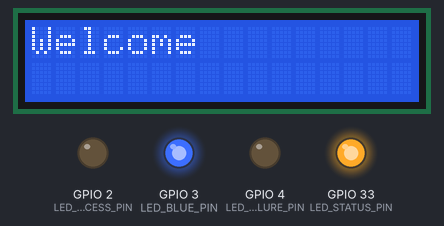
This sketch was run on a simulated ESP32. Parts: 16×2 character LCD, output pins drawn as LEDs (lit = HIGH). WiFi joins after 1.5 s; servers stay silent unless stated; uploads are accepted with an empty reply; the camera gives no picture; what the sketch prints to the serial monitor is not drawn.

Above: at 1.1 s.
At 5.0 s:
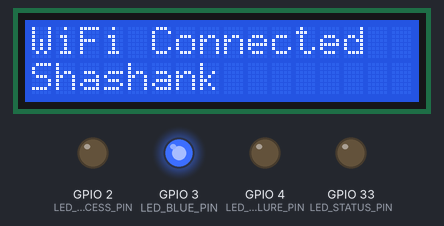
At 7.1 s:
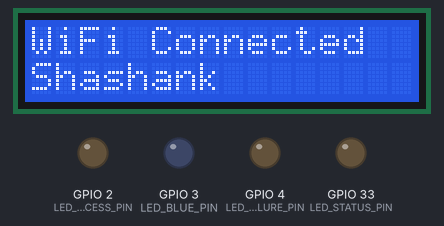
At 10.8 s:
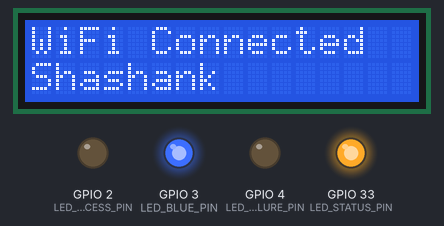
Timing chart, 0 to 38.6 s (numbered marks = the images above):
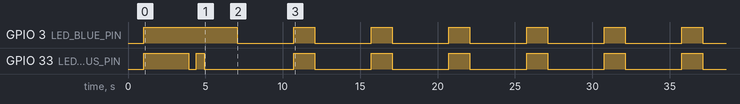

Measured:
- by itself, GPIO 3 (LED_BLUE_PIN): alternates HIGH for 1.4 s and LOW for 3.7 s
- by itself, GPIO 33 (LED_STATUS_PIN): goes LOW 0.50 s, HIGH 0.50 s, LOW 5.8 s, 5 × (HIGH 1.4 s, LOW 3.7 s), HIGH 1.4 s, then LOW
- what the display in image 0 shows lasts 2.3 s, from 1.1 s to 3.4 s

The sketch:

esp32cam_attendance.ino
```cpp
#include "esp_camera.h"
#include <WiFi.h>
#include <HTTPClient.h>
#include <ArduinoJson.h>
#include <Wire.h>
#include <LiquidCrystal_I2C.h>
#include "soc/soc.h"           // Added for brownout fixing
#include "soc/rtc_cntl_reg.h"  // Added for brownout fixing

// I2C LCD settings
const int I2C_SDA = 14;
const int I2C_SCL = 15;
LiquidCrystal_I2C lcd(0x27, 16, 2); // Default address. We will scan in setup.
bool lcdFound = false;

// -----------------------------------------------------------------------------
// CONFIGURATION - CHANGE AS NEEDED
// -----------------------------------------------------------------------------
const char* WIFI_SSID = "Shashank";
const char* WIFI_PASS = "12345678";

// Server settings
// Automatically detected your computer's IP: 10.23.172.39
const char* SERVER_URL = "http://10.23.172.39:5000/recognize_face";
const char* API_TOKEN  = "esp32-cam-api-token-change-in-production";
const char* DEVICE_ID  = "esp32-room-1";

// Trigger settings
const int TRIGGER_BUTTON_PIN = 13;  // Push button pin (active LOW with pullup)
const int PIR_SENSOR_PIN = 12;      // PIR motion sensor pin (optional, set to -1 to disable)
const int LED_STATUS_PIN = 33;      // Small red LED on back (active LOW, inverted)
const int LED_SUCCESS_PIN = 2;      // Green LED (Active HIGH)
const int LED_FAILURE_PIN = 4;      // Flash LED (Active HIGH)
const int LED_RED_PIN = 12;         // External Red LED (Active HIGH) - Moved from 16
const int LED_BLUE_PIN = 3;         // Blue LED (Active HIGH) - Connected to RX pin

// Timing and retry settings
unsigned long lastCaptureTime = 0;
const unsigned long captureInterval = 5000; // 5 seconds between captures (Continuous Mode)
const int MAX_WIFI_RETRIES = 20;
const int MAX_HTTP_RETRIES = 3;
const unsigned long WIFI_RETRY_DELAY = 500; // ms
const unsigned long HTTP_RETRY_DELAY = 1000; // ms

// -----------------------------------------------------------------------------
// CAMERA PIN CONFIG (AI-THINKER V2)
// -----------------------------------------------------------------------------
#define PWDN_GPIO_NUM     32
#define RESET_GPIO_NUM    -1
#define XCLK_GPIO_NUM      0
#define SIOD_GPIO_NUM     26
#define SIOC_GPIO_NUM     27
#define Y9_GPIO_NUM       35
#define Y8_GPIO_NUM       34
#define Y7_GPIO_NUM       39
#define Y6_GPIO_NUM       36
#define Y5_GPIO_NUM       21
#define Y4_GPIO_NUM       19
#define Y3_GPIO_NUM       18
#define Y2_GPIO_NUM        5
#define VSYNC_GPIO_NUM    25
#define HREF_GPIO_NUM     23
#define PCLK_GPIO_NUM     22

// -----------------------------------------------------------------------------
// INITIALIZATION
// -----------------------------------------------------------------------------
bool initCamera() {
  camera_config_t config;
  config.ledc_channel = LEDC_CHANNEL_0;
  config.ledc_timer = LEDC_TIMER_0;
  config.pin_d0 = Y2_GPIO_NUM;
  config.pin_d1 = Y3_GPIO_NUM;
  config.pin_d2 = Y4_GPIO_NUM;
  config.pin_d3 = Y5_GPIO_NUM;
  config.pin_d4 = Y6_GPIO_NUM;
  config.pin_d5 = Y7_GPIO_NUM;
  config.pin_d6 = Y8_GPIO_NUM;
  config.pin_d7 = Y9_GPIO_NUM;
  config.pin_xclk = XCLK_GPIO_NUM;
  config.pin_pclk = PCLK_GPIO_NUM;
  config.pin_vsync = VSYNC_GPIO_NUM;
  config.pin_href = HREF_GPIO_NUM;
  config.pin_sscb_sda = SIOD_GPIO_NUM;
  config.pin_sscb_scl = SIOC_GPIO_NUM;
  config.pin_pwdn = PWDN_GPIO_NUM;
  config.pin_reset = RESET_GPIO_NUM;
  config.xclk_freq_hz = 5000000;
  config.pixel_format = PIXFORMAT_JPEG;

  if (psramFound()) {
    config.frame_size = FRAMESIZE_VGA;
    config.jpeg_quality = 12; // Slightly lower quality (higher number) to save space
    config.fb_count = 1;      // Force single buffer to avoid overflow
  } else {
    config.frame_size = FRAMESIZE_CIF;
    config.jpeg_quality = 12;
    config.fb_count = 1;
  }

  esp_err_t err = esp_camera_init(&config);
  if (err != ESP_OK) {
    Serial.printf("Camera init failed with error 0x%x\n", err);
    return false;
  }
  return true;
}

bool initWiFi() {
  WiFi.mode(WIFI_STA);
  WiFi.begin(WIFI_SSID, WIFI_PASS);
  Serial.print("Connecting to WiFi");

  if (lcdFound) {
    lcd.clear();
    lcd.setCursor(0, 0);
    lcd.print("Connecting to");
    lcd.setCursor(0, 1);
    lcd.print("WiFi...");
  }
  digitalWrite(LED_BLUE_PIN, HIGH); // Turn on Blue LED while connecting

  int attempts = 0;
  while (WiFi.status() != WL_CONNECTED && attempts < MAX_WIFI_RETRIES) {
    delay(WIFI_RETRY_DELAY);
    Serial.printf("Connecting... Status: %d, Attempt: %d/%d\n", WiFi.status(), attempts + 1, MAX_WIFI_RETRIES);
    digitalWrite(LED_STATUS_PIN, !digitalRead(LED_STATUS_PIN)); // Blink during connection
    attempts++;
  }

  if (WiFi.status() == WL_CONNECTED) {
    Serial.println("\nWiFi connected");
    Serial.print("IP address: ");
    Serial.println(WiFi.localIP());

    if (lcdFound) {
      lcd.clear();
      lcd.setCursor(0, 0);
      lcd.print("WiFi Connected");
      lcd.setCursor(0, 1);
      lcd.print(WIFI_SSID);
      delay(2000);
    }

    digitalWrite(LED_BLUE_PIN, HIGH); // On
    digitalWrite(LED_STATUS_PIN, HIGH); // Off (active low)
    return true;
  } else {
    Serial.println("\nWiFi connection failed!");
    digitalWrite(LED_BLUE_PIN, LOW); // Off
    digitalWrite(LED_STATUS_PIN, HIGH); // Off
    return false;
  }
}

bool reconnectWiFi() {
  if (WiFi.status() == WL_CONNECTED) {
    return true;
  }
  Serial.println("WiFi disconnected, attempting reconnect...");
  return initWiFi();
}

void blinkLED(int times, int duration = 200) {
  for (int i = 0; i < times; i++) {
    digitalWrite(LED_STATUS_PIN, LOW);  // ON (active LOW)
    delay(duration);
    digitalWrite(LED_STATUS_PIN, HIGH); // OFF
    if (i < times - 1) delay(duration); // Gap between blinks
  }
}

bool captureAndRecognize() {
  // Ensure WiFi is connected
  if (!reconnectWiFi()) {
    return false;
  }

  digitalWrite(LED_BLUE_PIN, LOW);   // Off while processing
  digitalWrite(LED_STATUS_PIN, LOW); // On (Behind LED) during processing

  camera_fb_t * fb = esp_camera_fb_get();
  if (!fb) {
    Serial.println("Camera capture failed");
    blinkLED(3, 100); // Error indication
    return false;
  }

  Serial.printf("Captured image: %d bytes\n", fb->len);

  // Retry logic for HTTP request
  bool success = false;
  for (int retry = 0; retry < MAX_HTTP_RETRIES && !success; retry++) {
    if (retry > 0) {
      Serial.printf("Retry %d/%d\n", retry, MAX_HTTP_RETRIES);
      delay(HTTP_RETRY_DELAY * retry); // Exponential backoff
      reconnectWiFi(); // Reconnect before retry
    }

    HTTPClient http;
    http.begin(SERVER_URL);
    http.setTimeout(15000); // 15 second timeout for image upload

    // Set headers
    String authHeader = "Bearer ";
    authHeader += API_TOKEN;
    http.addHeader("Authorization", authHeader);
    http.addHeader("X-Device-ID", DEVICE_ID);

    // Build multipart/form-data body
    String boundary = "----WebKitFormBoundary7MA4YWxkTrZu0gW";
    String headerPart = "--" + boundary + "\r\n";
    headerPart += "Content-Disposition: form-data; name=\"image\"; filename=\"capture.jpg\"\r\n";
    headerPart += "Content-Type: image/jpeg\r\n\r\n";
    String footerPart = "\r\n--" + boundary + "--\r\n";

    // Calculate total size
    int headerLen = headerPart.length();
    int footerLen = footerPart.length();
    int totalLen = headerLen + fb->len + footerLen;

    // Allocate buffer for multipart body
    uint8_t* multipartBody = (uint8_t*)malloc(totalLen);
    if (!multipartBody) {
      Serial.println("Failed to allocate memory for multipart body");
      http.end();
      continue;
    }

    // Construct multipart body
    memcpy(multipartBody, headerPart.c_str(), headerLen);
    memcpy(multipartBody + headerLen, fb->buf, fb->len);
    memcpy(multipartBody + headerLen + fb->len, footerPart.c_str(), footerLen);

    http.addHeader("Content-Type", "multipart/form-data; boundary=" + boundary);

    // Send multipart body
    int httpCode = http.POST(multipartBody, totalLen);

    // Free allocated memory
    free(multipartBody);

    if (httpCode == HTTP_CODE_OK || httpCode == HTTP_CODE_CREATED) {
      String response = http.getString();
      Serial.printf("Response: %s\n", response.c_str());

      JsonDocument doc;
      DeserializationError error = deserializeJson(doc, response);

      if (!error) {
        String status = doc["status"] | "unknown";
        String name = doc["name"] | "unknown";

        Serial.printf("Recognition result: %s (%s)\n", name.c_str(), status.c_str());

        if (status == "recognized") {
          if (lcdFound) {
            lcd.clear();
            lcd.setCursor(0, 0);
            lcd.print("Welcome");
            lcd.setCursor(0, 1);
            lcd.print(name);
          }
          digitalWrite(LED_SUCCESS_PIN, HIGH);
          delay(1000);
          digitalWrite(LED_SUCCESS_PIN, LOW);
        } else if (status == "already_marked") {
          if (lcdFound) {
            lcd.clear();
            lcd.setCursor(0, 0);
            lcd.print("Already Marked");
            lcd.setCursor(0, 1);
            lcd.print(name);
          }
          digitalWrite(LED_SUCCESS_PIN, HIGH);
          delay(500);
          digitalWrite(LED_SUCCESS_PIN, LOW);
        } else if (status == "not_clear") {
          if (lcdFound) {
            lcd.clear();
            lcd.setCursor(0, 0);
            lcd.print("Not Clear");
            lcd.setCursor(0, 1);
            lcd.print("Try Again");
          }
          // Flash disabled by user request
          // digitalWrite(LED_FAILURE_PIN, HIGH);
          // delay(500);
          // digitalWrite(LED_FAILURE_PIN, LOW);
        } else if (status == "unknown") {
          if (lcdFound) {
            lcd.clear();
            lcd.setCursor(0, 0);
            lcd.print("Face Unknown");
          }
          digitalWrite(LED_RED_PIN, HIGH);
          delay(1000);
          digitalWrite(LED_RED_PIN, LOW);
        } else if (status == "no_face") {
          if (lcdFound) {
            lcd.clear();
            lcd.setCursor(0, 0);
            lcd.print("No Face Seen");
          }
          // Blue LED will turn back on at the end of function
        }
        success = true;
      } else {
        Serial.printf("JSON parse error: %s\n", error.c_str());
      }
    } else {
      Serial.printf("HTTP error: %d\n", httpCode);
      if (httpCode < 0) {
        Serial.printf("Error: %s\n", http.errorToString(httpCode).c_str());
      } else {
        String response = http.getString();
        Serial.printf("Response: %s\n", response.c_str());
      }
    }

    http.end();
  }

  digitalWrite(LED_STATUS_PIN, HIGH); // Off (active low) - Finished processing
  digitalWrite(LED_BLUE_PIN, HIGH);   // On - Back to Idle

  esp_camera_fb_return(fb);
  return success;
}

void setup() {
  WRITE_PERI_REG(RTC_CNTL_BROWN_OUT_REG, 0); // Disable brownout detector
  Serial.begin(115200);
  delay(1000);
  Serial.println("\n\nESP32-CAM Face Recognition Attendance System");
  Serial.println("==============================================");

  // Initialize pins
  pinMode(LED_STATUS_PIN, OUTPUT);
  digitalWrite(LED_STATUS_PIN, HIGH); // Off initially

  pinMode(LED_SUCCESS_PIN, OUTPUT);
  digitalWrite(LED_SUCCESS_PIN, LOW); // Off

  pinMode(LED_FAILURE_PIN, OUTPUT);
  digitalWrite(LED_FAILURE_PIN, LOW); // Off (Onboard Flash)

  pinMode(LED_RED_PIN, OUTPUT);
  digitalWrite(LED_RED_PIN, LOW); // Off (External Red LED)

  pinMode(LED_BLUE_PIN, OUTPUT);
  digitalWrite(LED_BLUE_PIN, HIGH); // ON initially

  // Initialize I2C
  Wire.begin(I2C_SDA, I2C_SCL);

  // SCAN I2C for LCD Address
  Serial.println("Scanning I2C...");
  byte address = 0;
  for (byte i = 1; i < 127; i++) {
    Wire.beginTransmission(i);
    if (Wire.endTransmission() == 0) {
      Serial.printf("I2C device found at 0x%02X\n", i);
      address = i;
    }
  }

  if (address == 0) {
    Serial.println("No I2C devices found! Check wiring (SDA/SCL).");
    // Removed: digitalWrite(LED_FAILURE_PIN, HIGH); // Don't turn on flash if LCD is missing
    lcdFound = false;
  } else {
    lcdFound = true;
    lcd = LiquidCrystal_I2C(address, 16, 2);
    lcd.init();
    lcd.backlight();
    lcd.clear();
    lcd.setCursor(0, 0);
    lcd.print("Welcome");
    Serial.println("LCD Initialized with text 'Welcome'");
    delay(2000);
  }

  pinMode(TRIGGER_BUTTON_PIN, INPUT_PULLUP);
  if (PIR_SENSOR_PIN >= 0) {
    pinMode(PIR_SENSOR_PIN, INPUT);
  }

  // Initialize camera
  Serial.println("Initializing camera...");
  if (!initCamera()) {
    Serial.println("Camera initialization failed!");
    while (true) {
      blinkLED(5, 100); // Rapid blinking indicates camera failure
      delay(1000);
    }
  }
  Serial.println("Camera initialized successfully");

  // Initialize WiFi
  Serial.println("Initializing WiFi...");
  if (!initWiFi()) {
    Serial.println("WiFi initialization failed - device will work offline");
    blinkLED(2, 300); // 2 blinks for WiFi failure
  }

  Serial.println("System ready!");
  blinkLED(1, 100); // Quick blink to indicate ready
}

void loop() {
  unsigned long now = millis();

  // Continuous recognition trigger
  if (now - lastCaptureTime >= captureInterval) {
    lastCaptureTime = now;
    Serial.println("Auto-trigger: Starting continuous recognition...");
    captureAndRecognize();
  }

  // Periodic WiFi health check (every 30 seconds)
  static unsigned long lastWiFiCheck = 0;
  if (millis() - lastWiFiCheck > 30000) {
    lastWiFiCheck = millis();
    if (WiFi.status() != WL_CONNECTED) {
      Serial.println("WiFi disconnected, attempting reconnect...");
      reconnectWiFi();
    }
  }

  delay(50); // Small delay to prevent tight loop
}
```
